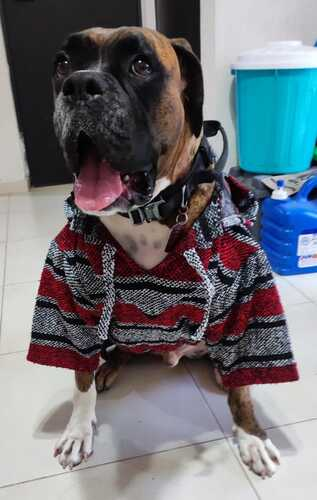
#> input picture Tarea2-HistogramaTransformaciones/Bruno.jpg, 317 x 500 px
$ python shearHorTransformation.py
#> lines starting #> are read from the running program, lines starting #| are printed output that depends on the picture
import cv2
import numpy as np

#Load image
ImageGray = cv2.imread("Bruno.jpg", 0)
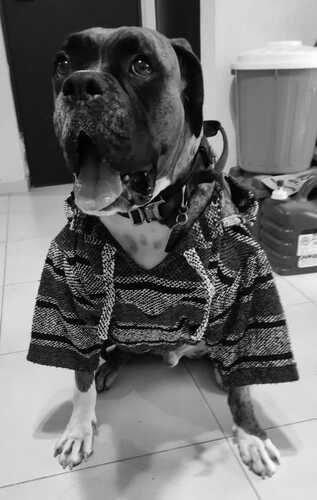
#> ImageGray: shape (500, 317); min 0, max 255, mean 112.3

#Obtener la forma de la matriz
m,n = ImageGray.shape
#> m = 500; n = 317
sh = 0.2      #Shear
shearHor = np.float32([[1,0,0], [sh,1,0]])
imgTransformed = cv2.warpAffine(ImageGray, shearHor, (n, m))
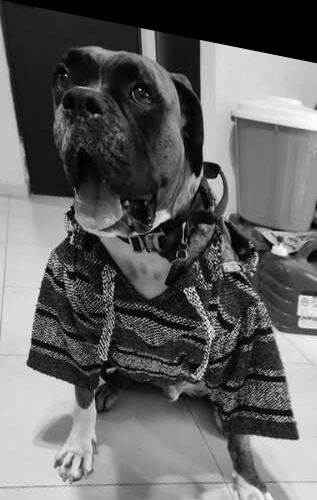
#> imgTransformed: shape (500, 317); min 0, max 253, mean 99.8

cv2.imshow('Imagen original',ImageGray)
cv2.imshow('imagen transformada',imgTransformed)

cv2.waitKey(0)
cv2.destroyAllWindows()
